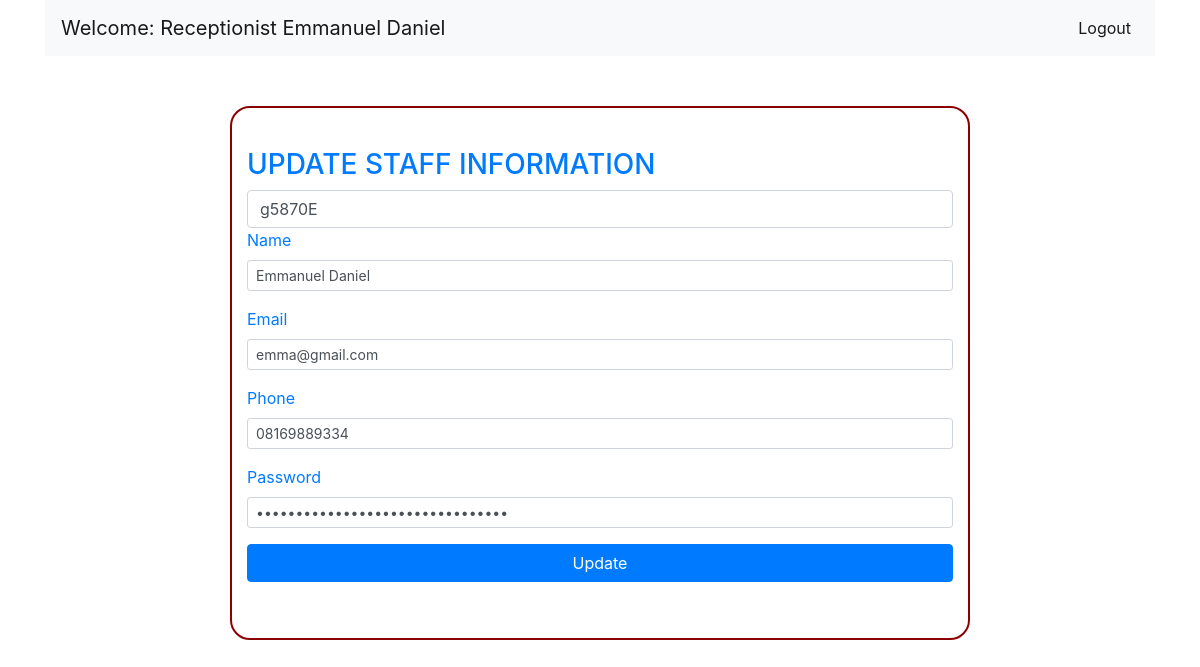
/update-staff-info.php?code=g5870E (signed in), run on the app's committed database.
### tables this page shows
CREATE TABLE `users` (
  `id` int(11) NOT NULL,
  `code` varchar(6) NOT NULL,
  `name` varchar(100) NOT NULL,
  `email` varchar(255) NOT NULL,
  `phone` varchar(11) NOT NULL,
  `password` varchar(40) NOT NULL,
  `role` varchar(50) NOT NULL,
  `status` int(11) NOT NULL,
  `date` datetime NOT NULL
);

### include/functions.php (called while the page is built)
<?php
function clean($conn, $args){
     $args = trim($args);
     return mysqli_real_escape_string($conn, $args);
}
?>

### update-staff-info.php (the view, shortened to what this page needs)
<?php include('include/tables.php');  ?>
<?php include('include/functions.php');  ?>
<!DOCTYPE html>
<html lang="en">
<head>
    <link rel="stylesheet" href="css/bootstrap.css">
   <link rel="stylesheet" type="text/css" href="datatable/datatables.min.css"/>
    <link rel="stylesheet" href="css/style.css" />
</head>
    <body>
        <div class="container">
          <nav class="navbar navbar-expand-lg navbar-light bg-light">
             <a class = "navbar-brand"> <?php if(isset($_SESSION['name'])) echo "Welcome: ".$_SESSION['role']." ".$_SESSION['name']  ?></a>
            <div class="collapse navbar-collapse" id="navbarSupportedContent">
                <ul class="navbar-nav ml-auto">
                <li class="nav-item active">
                    <a class="nav-link" href="logout.php">Logout</a>
                </li>
            </div>
        </nav>
             <?PHP
                        if (isset($_GET['code'])) {
                            $code = clean($conn, $_GET['code']);
                            $sql = "SELECT * FROM users WHERE code = '$code'";
                            $result = mysqli_query($conn, $sql);
                            $rows = mysqli_fetch_assoc($result);
                        }
                    ?>
            <div id="main">
                <form action="" class = "col-sm col-sm-8 offset-2 d-block" method = "POST">
                <h3 class = "text-primary">UPDATE STAFF INFORMATION</h3>
                    <input type="text" value = "<?php echo $_GET['code'] ?>" class = "form-control" name = "code">
                        <div class="form-group">
                            <label for="name" class="text-primary">Name</label>
                            <input type="text" name="name" class="form-control form-control-sm" id = "name" required  value = "<?php echo $rows['name'] ?>">
                        </div>
                         <div class="form-group">
                            <label for="email" class="text-primary">Email</label>
                            <input type="email" name="email" class="form-control form-control-sm" id = "email" required value = "<?php echo $rows['email'] ?>">
                        </div>
                         <div class="form-group">
                            <label for="phone" class="text-primary">Phone</label>
                            <input type="text" name="phone" class="form-control form-control-sm" id = "phone" max = "11" min = "11" required value = "<?php echo $rows['phone'] ?>">
                        </div>
                     <div class="form-group">
                            <label for="password" class="text-primary">Password</label>
                            <input type="password" name="password" class="form-control form-control-sm" id = "password" required value = "<?php echo md5($rows['password']) ?>">
                     </div>
                  <div class="form-group">
                       <button class = "btn btn-primary btn-block" name = "update" type = "submit">Update</button>
                    </div>
                </form>
            </div>
        </div>
</body>
</html>

### update-staff-info.php (style rules this page uses)
form { border-radius: 20px; margin-top: 50px; padding: 40px; border:2px solid darkred; }

### data on the page
users: name "Emmanuel Daniel", email "emma@gmail.com", phone "08169889334"

### other printed values
$_SESSION['role'] "Receptionist"
$_SESSION['name'] "Emmanuel Daniel"
